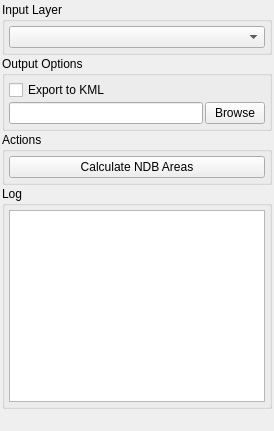
<?xml version="1.0" encoding="UTF-8"?>
<ui version="4.0">
 <class>QPANSOPYNDBDockWidget</class>
 <widget class="QDockWidget" name="QPANSOPYNDBDockWidget">
    <property name="minimumSize">
     <size>
        <width>0</width>
        <height>0</height>
     </size>
    </property>
  <widget class="QWidget" name="dockWidgetContents">
   <layout class="QVBoxLayout" name="verticalLayout">
    <property name="spacing">
     <number>1</number>
    </property>
    <property name="margin">
     <number>2</number>
    </property>
    <item>
     <widget class="QGroupBox" name="inputGroup">
      <property name="sizePolicy">
       <sizepolicy hsizetype="Preferred" vsizetype="Fixed">
        <horstretch>0</horstretch>
        <verstretch>0</verstretch>
       </sizepolicy>
      </property>
      <property name="title">
       <string>Input Layer</string>
      </property>
      <layout class="QVBoxLayout" name="inputLayout">
       <property name="spacing">
        <number>2</number>
       </property>
       <property name="margin">
        <number>4</number>
       </property>
       <item>
        <widget class="QgsMapLayerComboBox" name="routingLayerComboBox">
         <property name="sizePolicy">
          <sizepolicy hsizetype="Expanding" vsizetype="Fixed">
           <horstretch>0</horstretch>
           <verstretch>0</verstretch>
          </sizepolicy>
         </property>
        </widget>
       </item>
      </layout>
     </widget>
    </item>
    <item>
     <widget class="QGroupBox" name="outputGroup">
      <property name="sizePolicy">
       <sizepolicy hsizetype="Preferred" vsizetype="Fixed">
        <horstretch>0</horstretch>
        <verstretch>0</verstretch>
       </sizepolicy>
      </property>
      <property name="title">
       <string>Output Options</string>
      </property>
      <layout class="QVBoxLayout" name="outputLayout">
       <property name="spacing">
        <number>2</number>
       </property>
       <property name="margin">
        <number>4</number>
       </property>
       <item>
        <widget class="QCheckBox" name="exportKmlCheckBox">
         <property name="text">
          <string>Export to KML</string>
         </property>
        </widget>
       </item>
       <item>
        <layout class="QHBoxLayout" name="folderLayout">
         <item>
          <widget class="QLineEdit" name="outputFolderLineEdit">
           <property name="readOnly">
            <bool>true</bool>
           </property>
          </widget>
         </item>
         <item>
          <widget class="QPushButton" name="browseButton">
           <property name="text">
            <string>Browse</string>
           </property>
           <property name="maximumSize">
            <size>
             <width>60</width>
             <height>16777215</height>
            </size>
           </property>
          </widget>
         </item>
        </layout>
       </item>
      </layout>
     </widget>
    </item>
    <item>
     <widget class="QGroupBox" name="actionGroup">
      <property name="sizePolicy">
       <sizepolicy hsizetype="Preferred" vsizetype="Fixed">
        <horstretch>0</horstretch>
        <verstretch>0</verstretch>
       </sizepolicy>
      </property>
      <property name="title">
       <string>Actions</string>
      </property>
      <layout class="QVBoxLayout" name="actionLayout">
       <property name="spacing">
        <number>2</number>
       </property>
       <property name="margin">
        <number>4</number>
       </property>
       <item>
        <widget class="QPushButton" name="calculateButton">
         <property name="text">
          <string>Calculate NDB Areas</string>
         </property>
        </widget>
       </item>
      </layout>
     </widget>
    </item>
      <item>
       <widget class="QGroupBox" name="logGroup">
         <property name="sizePolicy">
          <sizepolicy hsizetype="Preferred" vsizetype="Fixed">
            <horstretch>0</horstretch>
            <verstretch>0</verstretch>
          </sizepolicy>
         </property>
      <property name="title">
       <string>Log</string>
      </property>
      <layout class="QVBoxLayout" name="logLayout">
       <property name="spacing">
        <number>2</number>
       </property>
       <property name="margin">
        <number>4</number>
       </property>
      <item>
       <widget class="QTextEdit" name="logTextEdit">
        <property name="sizePolicy">
         <sizepolicy hsizetype="Expanding" vsizetype="Fixed">
          <horstretch>0</horstretch>
          <verstretch>0</verstretch>
         </sizepolicy>
        </property>
        <property name="minimumHeight">
         <number>60</number>
        </property>
        <property name="maximumHeight">
         <number>120</number>
        </property>
        <property name="readOnly">
         <bool>true</bool>
        </property>
       </widget>
      </item>
      </layout>
     </widget>
    </item>
    <item>
     <spacer name="verticalSpacer">
      <property name="orientation">
       <enum>Qt::Vertical</enum>
      </property>
      <property name="sizeHint" stdset="0">
       <size>
      <width>20</width>
      <height>20</height>
       </size>
      </property>
     </spacer>
    </item>
   </layout>
  </widget>
 </widget>
 <customwidgets>
  <customwidget>
   <class>QgsMapLayerComboBox</class>
   <extends>QComboBox</extends>
   <header>qgsmaplayercombobox.h</header>
  </customwidget>
 </customwidgets>
 <resources/>
 <connections/>
</ui>
